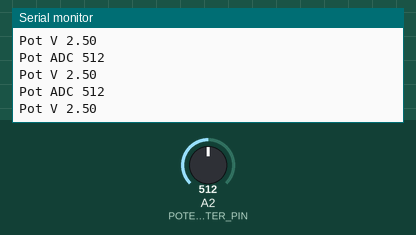
The sketch below on a simulated Arduino Mega 2560, built with avr-gcc and run on an emulated ATmega2560. On the bench: the last lines printed to the serial monitor. The test bench sets the inputs (shaded band); at power-on: A2 (POTENTIOMETER_PIN) = 512.

Above: at 1.2 s.
1.3 s: A2 (POTENTIOMETER_PIN) set to 716
At 2.22 s:
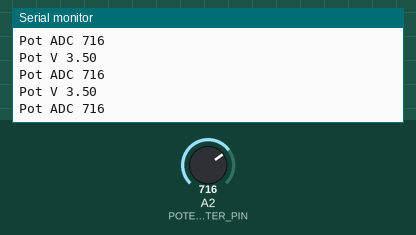
2.8 s: A2 (POTENTIOMETER_PIN) set to 900
At 2.83 s:
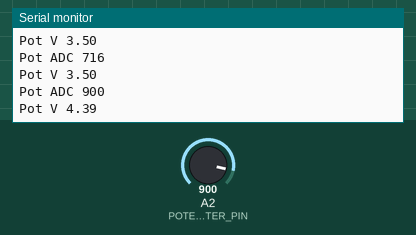
Timing chart, 0 to 5.8 s (numbered marks = the images above; inputs shaded):
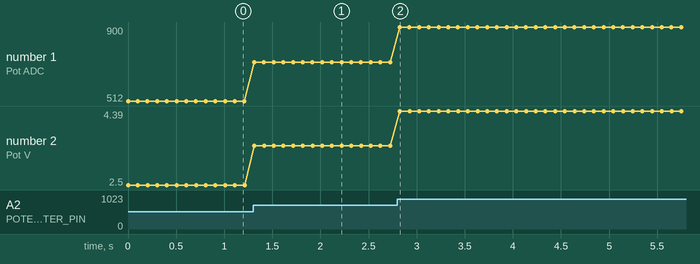

Measured:
- after the input at 1.3 s, the serial monitor: prints a new line at once (image 1)
- after the input at 2.8 s, the serial monitor: prints a new line at once (image 2)
- plotted number 1: 512 → 716 after the input at 1.3 s, 716 → 900 after the input at 2.8 s
- plotted number 2: 2.5 → 3.5 after the input at 1.3 s, 3.5 → 4.39 after the input at 2.8 s

The sketch:

h2_rc_90x120_potentiometer_module_check.ino
```cpp
// (licence header left out)
// Вывод потенциометра
const int POTENTIOMETER_PIN = A2;

// Напряжение питания микроконтроллера и АЦП
const float POWER_SUPPLY_V = 5.0;

// Разрядность АЦП
const int BIT_DEPTH_ADC = 1024; // 2^10

void setup() {
  // Настройка скорости отладочного порта
  Serial.begin(115200);

  // Настройка вывода модуля потенциометра на вход
  pinMode(POTENTIOMETER_PIN, INPUT);
}

void loop() {
  // Получение оцифрованного значения на модуле потенциометра
  word pot_value = analogRead(POTENTIOMETER_PIN);
  // Перевод оцифрованного значения в напряжение
  float pot_voltage = pot_value * (POWER_SUPPLY_V / BIT_DEPTH_ADC);

  Serial.print("Pot ADC ");
  Serial.println(pot_value);
  Serial.print("Pot V ");
  Serial.println(pot_voltage);
  Serial.println();

  delay(100);
}
```
